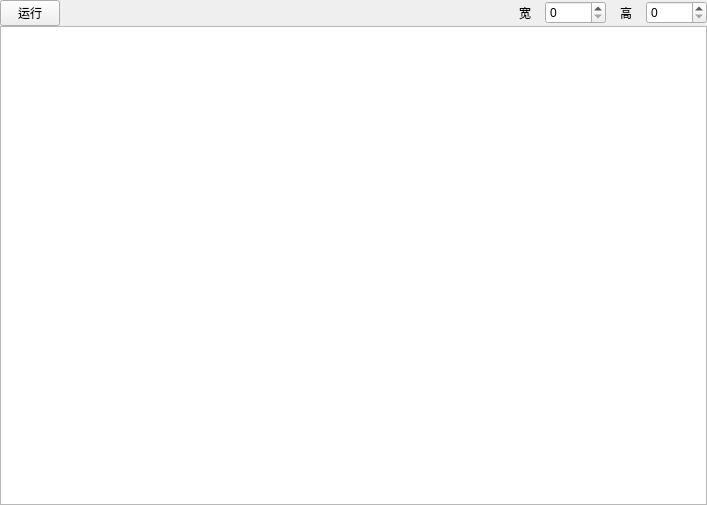
<?xml version="1.0" encoding="UTF-8"?>
<ui version="4.0">
 <class>SqlDesignView</class>
 <widget class="QWidget" name="SqlDesignView">
  <property name="geometry">
   <rect>
    <x>0</x>
    <y>0</y>
    <width>707</width>
    <height>505</height>
   </rect>
  </property>
  <property name="windowTitle">
   <string>Form</string>
  </property>
  <layout class="QVBoxLayout" name="verticalLayout">
   <property name="spacing">
    <number>0</number>
   </property>
   <property name="leftMargin">
    <number>0</number>
   </property>
   <property name="topMargin">
    <number>0</number>
   </property>
   <property name="rightMargin">
    <number>0</number>
   </property>
   <property name="bottomMargin">
    <number>0</number>
   </property>
   <item>
    <layout class="QHBoxLayout" name="horizontalLayout">
     <property name="spacing">
      <number>0</number>
     </property>
     <item>
      <widget class="QPushButton" name="pushButton">
       <property name="maximumSize">
        <size>
         <width>60</width>
         <height>16777215</height>
        </size>
       </property>
       <property name="text">
        <string>运行</string>
       </property>
       <property name="icon">
        <iconset resource="ringz.qrc">
         <normaloff>:/ui/icons/run.png</normaloff>:/ui/icons/run.png</iconset>
       </property>
      </widget>
     </item>
     <item>
      <spacer name="spacer">
       <property name="orientation">
        <enum>Qt::Horizontal</enum>
       </property>
       <property name="sizeHint" stdset="0">
        <size>
         <width>40</width>
         <height>20</height>
        </size>
       </property>
      </spacer>
     </item>
     <item>
      <widget class="QLabel" name="widthLabel">
       <property name="minimumSize">
        <size>
         <width>40</width>
         <height>0</height>
        </size>
       </property>
       <property name="maximumSize">
        <size>
         <width>80</width>
         <height>16777215</height>
        </size>
       </property>
       <property name="text">
        <string>宽</string>
       </property>
       <property name="alignment">
        <set>Qt::AlignCenter</set>
       </property>
      </widget>
     </item>
     <item>
      <widget class="QSpinBox" name="width">
       <property name="minimumSize">
        <size>
         <width>60</width>
         <height>0</height>
        </size>
       </property>
       <property name="maximum">
        <number>10000</number>
       </property>
       <property name="singleStep">
        <number>100</number>
       </property>
      </widget>
     </item>
     <item>
      <widget class="QLabel" name="heightLabel">
       <property name="minimumSize">
        <size>
         <width>40</width>
         <height>0</height>
        </size>
       </property>
       <property name="maximumSize">
        <size>
         <width>80</width>
         <height>16777215</height>
        </size>
       </property>
       <property name="text">
        <string>高</string>
       </property>
       <property name="alignment">
        <set>Qt::AlignCenter</set>
       </property>
      </widget>
     </item>
     <item>
      <widget class="QSpinBox" name="height">
       <property name="minimumSize">
        <size>
         <width>60</width>
         <height>0</height>
        </size>
       </property>
       <property name="maximum">
        <number>10000</number>
       </property>
       <property name="singleStep">
        <number>100</number>
       </property>
      </widget>
     </item>
    </layout>
   </item>
   <item>
    <widget class="SqlDesignEditor" name="graphicsView"/>
   </item>
  </layout>
 </widget>
 <customwidgets>
  <customwidget>
   <class>SqlDesignEditor</class>
   <extends>QGraphicsView</extends>
   <header location="global">sqldesigneditor.h</header>
  </customwidget>
 </customwidgets>
 <resources>
  <include location="ringz.qrc"/>
 </resources>
 <connections/>
</ui>
